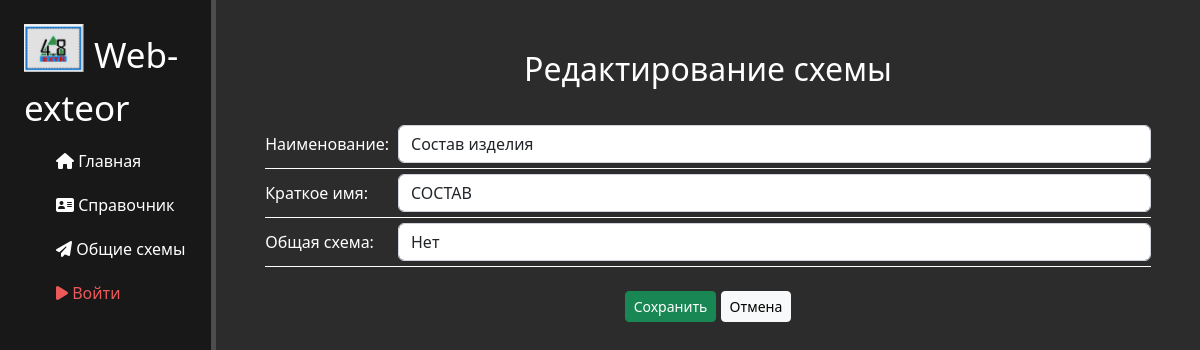
/exteor/schemas/88/update, run on an earlier commit of the app's database.
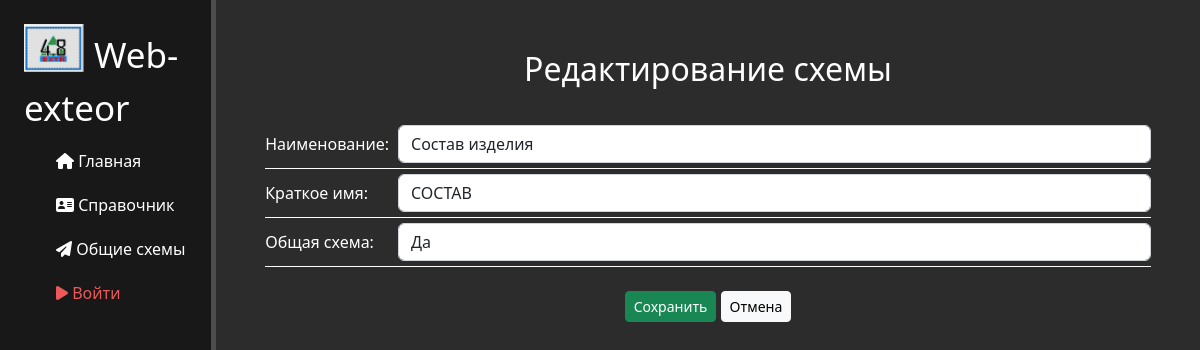
And on a later commit of the database.
### exteor/models.py (models this page shows, shortened)
class Exteors(models.Model):
    name = models.CharField('Пользователь', max_length=50)
    common = models.BooleanField('Общая', default=False)
    schema = models.CharField('Название', max_length=200)
    alias = models.CharField('Краткое название', blank=True, max_length=50)
    date_create = models.DateTimeField('Дата создания', auto_now_add=True)
    date_update = models.DateTimeField('Дата изменения', auto_now=True)
    json_file = models.JSONField('Схема', null=True)
    class Meta:
        verbose_name = 'Схема'
        verbose_name_plural = 'Схемы'
        unique_together = ('name', 'schema')

### exteor/views.py (the view)
# urls.py: path('schemas/<int:pk>/update', views.SchemaUpdateView.as_view(), name='schema-update'),
class SchemaUpdateView(UpdateView):
    model = Exteors
    template_name = 'exteor/schema-update.html'
    form_class = SchemaForm

### exteor/forms.py
class SchemaForm(ModelForm):
    error_css_class = 'error_text'
    class Meta:
        model = Exteors
        exclude = ['json_file']
        fields = ['schema', 'alias', 'common', 'name']
        choices = [(True, 'Да'), (False, 'Нет')]
        widgets = {
            'schema': TextInput(attrs={'class': 'form-control', 'placeholder': "Наименование схемы"}),
            'alias': TextInput(attrs={'class': 'form-control', 'placeholder': "Краткое наименование схемы"}),
            'common': Select(choices=choices, attrs={'class': 'form-control', 'placeholder': "Схема будет доступна для просмотра всем пользователям?"}),
            'name': TextInput(attrs={'id': 'name_create', 'class': 'form-control', 'placeholder': "Имя"}),
        }

### exteor/templates/exteor/schema-update.html (shortened to what this page needs)
{% extends 'main/layout.html' %}
{% load static %}
{% block content %}
     <div class="features">
        <h2>Редактирование схемы</h2>
            <form id="CreateSchema" method="post" autocomplete="off">
                <table>
                  <tr>
                    <td style="width:15%;">Наименование:</td>
                    <td>{{ form.schema }}</td>
                  </tr>
                    <br>
                  <tr>
                    <td style="width:15%">Краткое имя:</td>
                    <td>{{ form.alias }}</td>
                  </tr>
                  <tr>
                    <td style="width:15%">Общая схема:</td>
                    <td>{{ form.common }}</td>
                  </tr>
                </table>
                {{ form.name.as_hidden }}<br>
                <button class="btn btn-success btn-sm" type="submit">Сохранить</button>
                <a href="{{request.META.HTTP_REFERER}}" class = 'btn btn-light btn-sm'>Отмена</a><br><br>
            </form>
    </div>
{% endblock %}

What changed in the data, as far as the page shows it:
changed Exteors "Состав изделия": common "Нет" → "Да"
